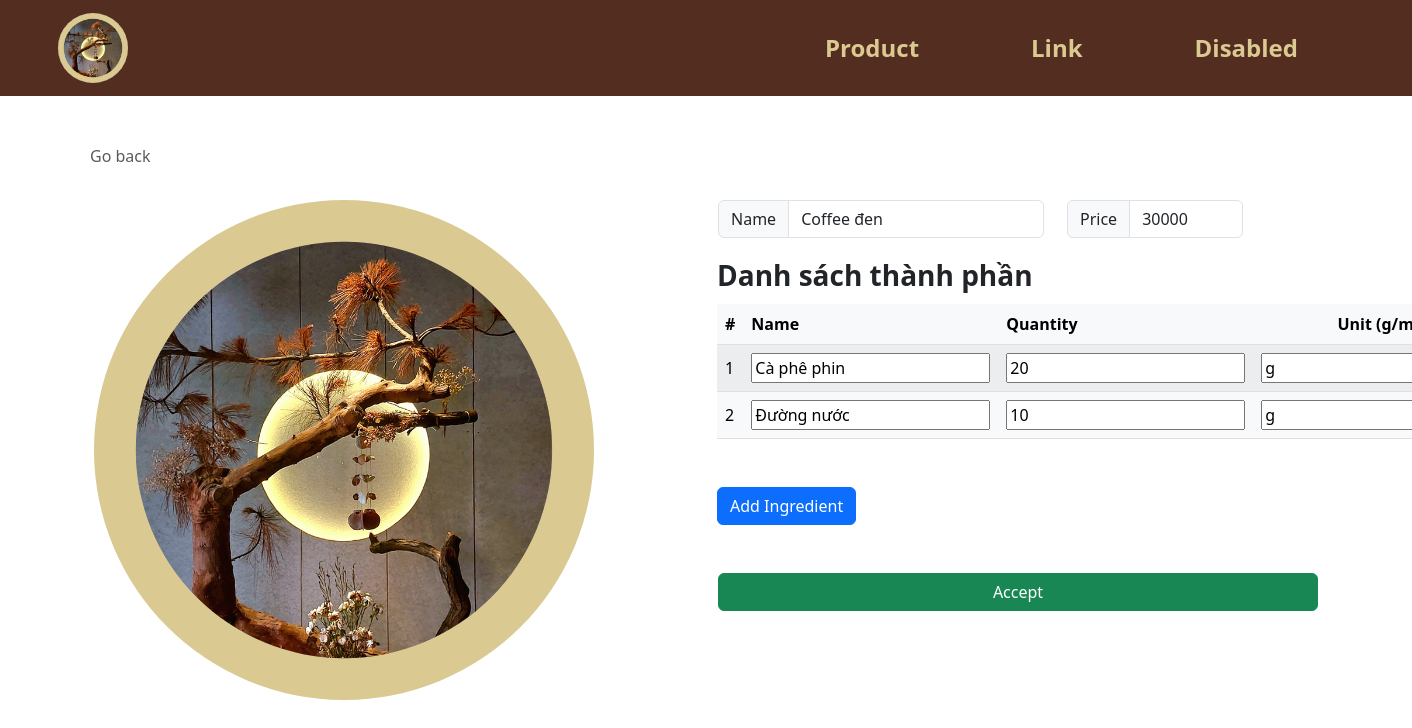
The app's page /product_edit.php?p_id=95 with its own data.
### tables this page shows
CREATE TABLE `product` (
  `p_id` int(100) NOT NULL COMMENT 'id sản phẩm',
  `p_name` varchar(255) NOT NULL COMMENT 'tên sản phẩm ',
  `p_price` int(255) NOT NULL COMMENT 'giá sản phẩm'
);

CREATE TABLE `ingredient` (
  `i_id` int(100) NOT NULL,
  `Product_p_id` int(255) NOT NULL,
  `Ingredient_defaut_id_id` int(100) NOT NULL,
  `i_quantity` int(100) NOT NULL,
  `i_unit` enum('g','ml') NOT NULL
);

CREATE TABLE `ingredient_defaut` (
  `id_id` int(100) NOT NULL COMMENT 'Gốc Id',
  `id_name` varchar(255) DEFAULT NULL COMMENT 'Gốc tên',
  `id_import_quantity` int(255) DEFAULT NULL COMMENT 'Gốc số lượng nhập',
  `id_unit` enum('g','ml') DEFAULT NULL COMMENT 'Gốc đơn vị',
  `id_ import_price` int(255) DEFAULT NULL COMMENT 'Gốc giá nhập'
);

### product_edit.php (the view, shortened to what this page needs)
<!DOCTYPE html>
<html lang="en">
<head>
    <?php
    include("head.php");
    include("conn_db.php");
    ?>
</head>
<body>
    <?php
    include("header.php");
    $p_id = $_GET["p_id"];
    $query_product = "SELECT p.* FROM product p  WHERE p.p_id = {$p_id}  LIMIT 0,1";
    $result_product = $mysqli->query($query_product);
    $product_row = $result_product->fetch_array();
    ?>
    <form action="product_edit.php" method="POST" class="container px-5 py-4" id="shop-body">
        <div class="row my-4">
            <a class="nav nav-item text-decoration-none text-muted mb-2" href="#" onclick="history.back();">
                <i class="bi bi-arrow-left-square me-2"></i>Go back
            </a>
        </div>
        <div class="row row-cols-1 row-cols-md-2 mb-5">
            <div class="col mb-3 mb-md-0 logo">
                <img src='img/logo.png' class="img-fluid rounded-25 float-start">
            </div>
            <div class="col text-wrap">
                <div class="row input-group">
                    <div class="col-7">
                        <div class="input-group mb-3">
                            <span class="input-group-text" id="inputGroup-sizing-default">Name</span>
                            <input name="p_name" type="text" class="form-control" aria-label="Sizing example input"
                                aria-describedby="inputGroup-sizing-default"
                                value="<?php echo $product_row["p_name"] ?>" required>
                        </div>
                    </div>
                    <div class="col-4">
                        <div class="input-group mb-3">
                            <span class="input-group-text" id="inputGroup-sizing-default">Price</span>
                            <input name="p_price" type="text" class="form-control" aria-label="Sizing example input"
                                aria-describedby="inputGroup-sizing-default"
                                value="<?php echo $product_row["p_price"] ?>" required>
                        </div>
                    </div>
                    <br>
                    <div class="mt-0">
                        <div class="fs-3 mb-2 fw-bold"> Danh sách thành phần</div>
                        <table
                            class="table rounded-5 table-light table-striped table-hover align-middle caption-top mb-5">
                            <thead class="bg-light">
                                <tr>
                                    <th scope="col-1">#</th>
                                    <th scope="col-4">Name</th>
                                    <th scope="col-4">Quantity</th>
                                    <th class="text-center" scope="col">Unit (g/ml)</th>
                                </tr>
                            </thead>
                            <tbody>
                                <?php
                                $query_ingredient = "SELECT i.*, id.* FROM ingredient i, ingredient_defaut id  WHERE Product_p_id = {$p_id} AND id.id_id = Ingredient_defaut_id_id";
                                $result_ingredient = $mysqli->query($query_ingredient);
                                ?>
                                <?php $i = 1;
                                while ($ingredient_row = $result_ingredient->fetch_array()) { ?>
                                    <tr>
                                        <td>
                                            <?php echo $i++; ?>
                                        </td>
                                        <td class="w-25">
                                            <input type="text" class=""
                                                value="<?php echo $ingredient_row["id_name"]; ?>"></input>
                                        </td>
                                        <td class="text-center w-25">
                                            <input type="text" class=""
                                                value="<?php echo $ingredient_row["i_quantity"]; ?>"></input>
                                        </td>
                                        <td class="text-center">
                                            <input type="text" class=""
                                                value="<?php echo $ingredient_row["i_unit"]; ?>"></input>
                                        </td>
                                    </tr>
                                <?php } ?>
                            </tbody>
                        </table>
                    </div>
                    <div class="form-amount text-start">
                        <button class="btn btn-primary">Add Ingredient</button>
                    </div>
                </div>
                <button class="btn btn-success mt-5 w-100" name="edit_product_cfm" type="submit">Accept</button>
            </div>
        </div>
    </form>
</body>
</html>

### records on screen
product: p_name "Coffee đen", p_price "30000"
ingredient: Ingredient_defaut_id.id_name "Cà phê phin", i_quantity "20", i_unit "g"
ingredient: Ingredient_defaut_id.id_name "Đường nước", i_quantity "10", i_unit "g"
